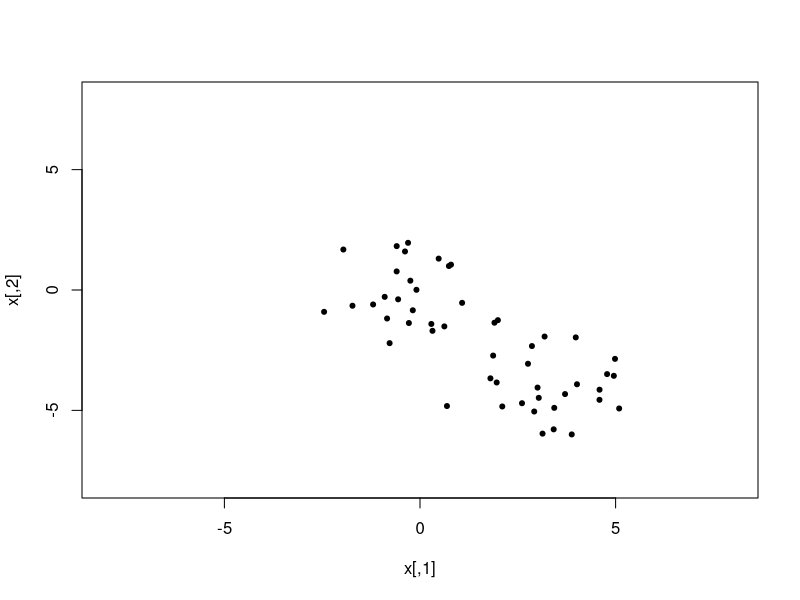
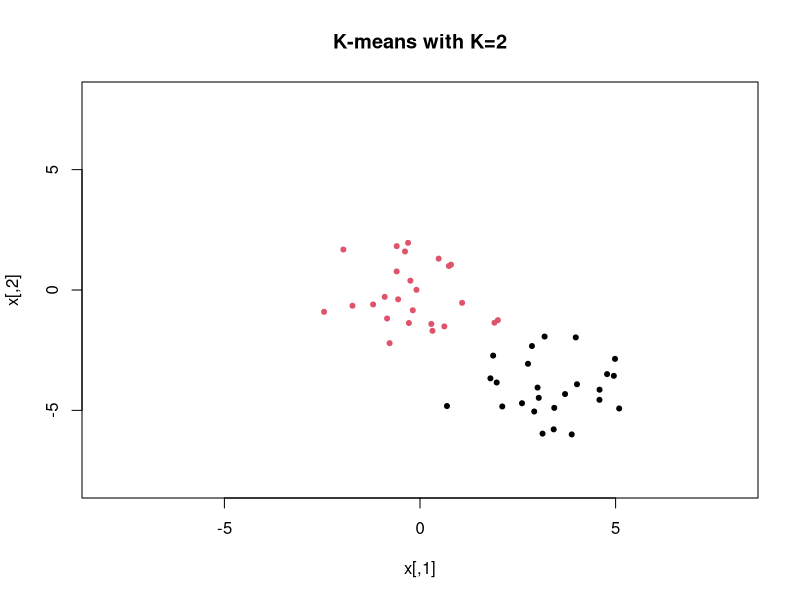
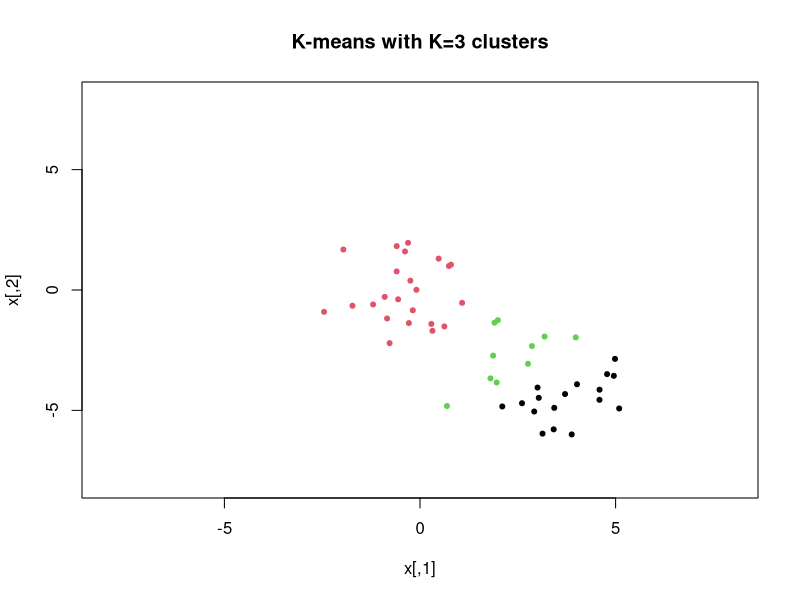
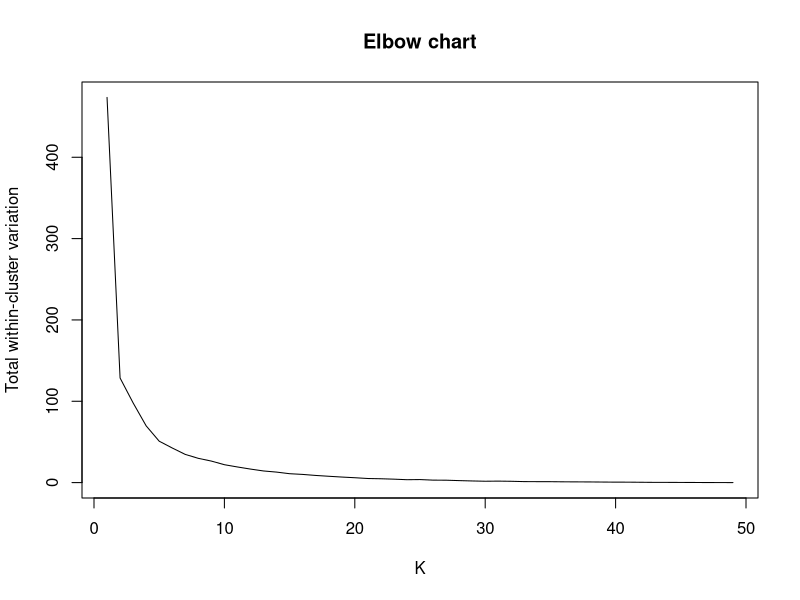
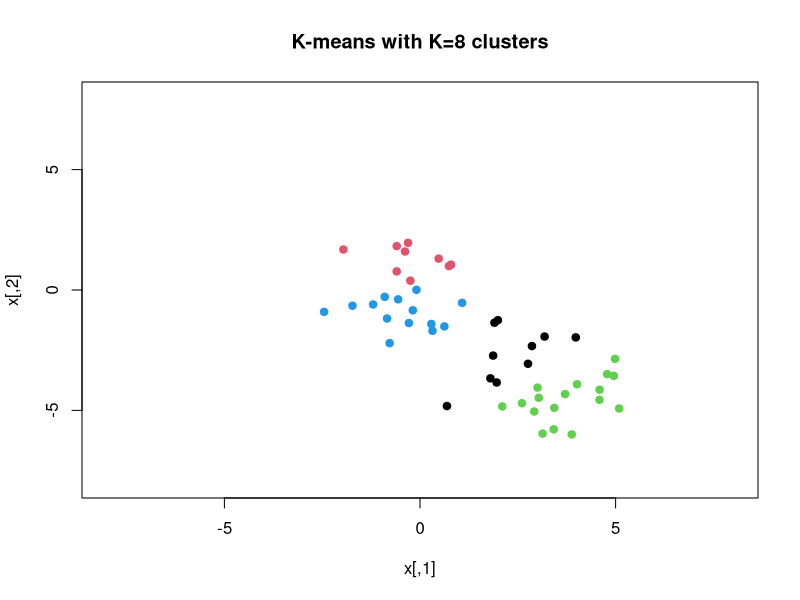

Source code (R) for these figures, in order:
# exercise1.r

# create dataset with two features (columns)
set.seed(2)
x = matrix(rnorm(50*2),ncol=2)
x[1:25,1] = x[1:25,1] + 3
x[1:25,2] = x[1:25,2] - 4
head(x)

# as dataframe
d0 = data.frame(x)
head(d0)

bb = c(-8,8)
plot(x,pch=20,ylim=bb,xlim=bb)
#
# K-means
#
# 2 clusters
#
km.out = kmeans(x,centers=2,nstart=20)
km.out
str(km.out)
# 
# clusters labels
km.out$cluster
#
# plot clusters
#
colors = km.out$cluster
class(colors)
plot(x,col=colors,pch=20,ylim=bb,xlim=bb,main='K-means with K=2')
#
# 3 clusters
#
set.seed(4)
km.out = kmeans(x,3,nstart=90)
colors = km.out$cluster
plot(x,col=colors,pch=20,ylim=bb,xlim=bb,main='K-means with K=3 clusters')
#
# total within cluster variation with k=3 clusters
km.out$tot.withinss
#
# elbow chart
#
n = nrow(d0)
set.seed(2)
TWCV = NULL
for (i in 2:n-1)
  {
    kmeans = kmeans(x,centers=i,nstart = 20)
    TWCV = c(TWCV,kmeans$tot.withinss)
  }
TWCV
plot(TWCV,type='l',xlab='K',ylab='Total within-cluster variation')
title('Elbow chart')
#
# I choose K=8
k = 4
kmeans = kmeans(x,centers=k,nstart = 20)
assignments = kmeans$cluster
d1 = d0
d1$cluster = assignments
d1
d2 = d1[order(d1$cluster),]
d2
colors = kmeans$cluster
plot(x,col=colors,pch=20,ylim=bb,xlim=bb,main='K-means with K=8 clusters',cex=1.5)
#



